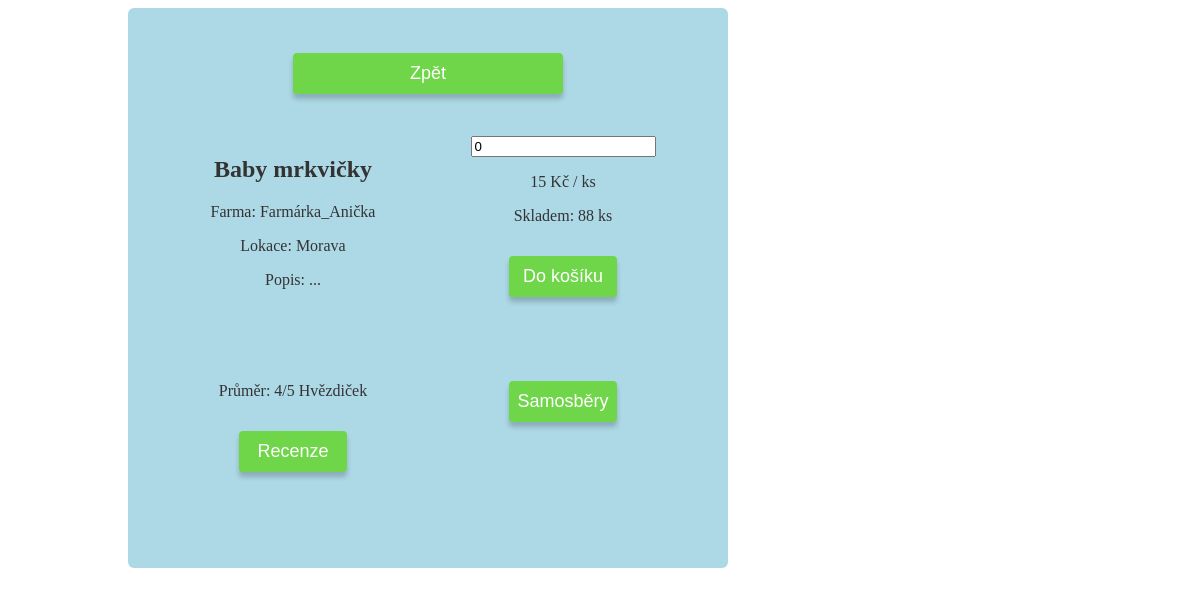
Page /productdetail.php?detail=4 on the committed database.
### tables this page shows
CREATE TABLE SPECIFIC_CROP(
    CROPID INT(64) NOT NULL PRIMARY KEY AUTO_INCREMENT,
    CROP_NAME VARCHAR(64) NOT NULL,
    CROP VARCHAR(64) NOT NULL,
    CATEGORY VARCHAR(64) NOT NULL,
    AMOUNT INT(64) DEFAULT 0,
    PRICE FLOAT(10) DEFAULT 0,
    PER_UNIT VARCHAR(2) NOT NULL DEFAULT "kg",
    PHOTO_URL VARCHAR(128),
    DESCRIPTION VARCHAR(128),
    CROPLOCATION VARCHAR(64) NOT NULL,
    FARMER VARCHAR(64) NOT NULL,
    FOREIGN KEY (FARMER) REFERENCES FARMERS(LOGIN),
    FOREIGN KEY (CATEGORY) REFERENCES CATEGORY(CATEGORY),
    FOREIGN KEY (FARMER) REFERENCES FARMERS(LOGIN)
);

### services.php (called while the page is built, shortened)
<?php
class AccountService
{
    private $pdo;
    function __construct()
    {
        $this->pdo = $this->connect_db();
    }
    function connect_db()
    {
        $dsn = 'mysql:host=localhost;dbname=zelnytrh';
        $username = 'root';
        $password = 'passwd';
        $options = array(PDO::MYSQL_ATTR_INIT_COMMAND => 'SET NAMES utf8');
        $pdo = new PDO($dsn, $username, $password, $options);
        return $pdo;
    }
    function get($table, $what, $condition)
    {
        $query = $this->pdo->prepare("SELECT " . $what . " FROM " . $table . " WHERE " . $condition . ";");
        $query->execute();
        return $query;
    }
}

### productdetail.php (the view, shortened to what this page needs)
<?php
require_once "services.php";
class ProductDetail
{
    private $id;
    private $db;
    public function __construct($id)
    {
        $this->id = $id;
        $this->db = new AccountService();
    }
    public function getName()
    {
        $getname = $this->db->get("SPECIFIC_CROP", "CROP_NAME", "CROPID=" . $this->id);
        $name = $getname->fetch();
        echo "<h2>" . $name[0] . "</h2>";
    }
    public function getLocation()
    {
        $getlocation = $this->db->get("SPECIFIC_CROP", "CROPLOCATION", "CROPID=" . $this->id);
        $location = $getlocation->fetch();
        echo "<p>Lokace: " . $location[0] . "</p>";
    }
    public function getFarmer()
    {
        $gettext = $this->db->get("SPECIFIC_CROP", "FARMER", "CROPID=" . $this->id);
        $text = $gettext->fetch();
        echo "<p>Farma: " . $text[0] . "</p>";
    }
    public function getDescript()
    {
        $gettext = $this->db->get("SPECIFIC_CROP", "DESCRIPTION", "CROPID=" . $this->id);
        $text = $gettext->fetch();
        echo "<p>Popis: " . $text[0] . "</p>";
    }
    public function getPrice()
    {
        $getprice = $this->db->get("SPECIFIC_CROP", "PRICE", "CROPID=" . $this->id);
        $price = $getprice->fetch();
        $getunit = $this->db->get("SPECIFIC_CROP", "PER_UNIT", "CROPID=" . $this->id);
        $unit = $getunit->fetch();
        echo "<p>"  . $price[0] . " Kč / " . $unit[0] ."</p>";
    }
    public function getavailable()
    {
        $getamount = $this->db->get("SPECIFIC_CROP", "AMOUNT", "CROPID=" . $this->id);
        $amount = $getamount->fetch();
        $getunit = $this->db->get("SPECIFIC_CROP", "PER_UNIT", "CROPID=" . $this->id);
        $unit = $getunit->fetch();
        echo "<p>Skladem: "  . $amount[0] . " " . $unit[0] ."</p>";
    }
    public function getAvgRatings()
    {
        $getstars = $this->db->get("RATING", "STARS", "CROP=" . $this->id);
        $stars = $getstars->fetch();
        $count = $getstars->rowCount();
        $sum = 0;
        $avg = 0;
        for ($i = 0; $i < $count; $i++) {
            $sum += $stars[0];
            $stars = $getstars->fetch();
        }
        if($count != 0){
            $avg = $sum / $count;
        }
        echo "<p>Průměr: " . round($avg, 0) . "/5 Hvězdiček </p>";
    }
    public function addAmount()
    {
        $amount = 0;
        $crop = $this->id;
        echo '<button type="submit" class="buythis" onclick="buyproduct(' . $amount . ',' . $crop . ')">Do košíku</button>';
    }
}
$product = new ProductDetail($_GET['detail']);
?>
<head>
	<link rel="stylesheet" href="productstyle.css">
</head>
    <div class="detail-container">
        <div class="detail">
            <a href="index3.php"><button id="myBtn" class="back">Zpět</button></a>
			<div class="detail-column detail-left">
                <?php
                    $product->getName();
                    $product->getFarmer();
                    $product->getLocation();
                    $product->getDescript();
                ?>
			</div>
			<div class="detail-column detail-right">
                <input type="number" id="myText" min="1" value="0">
                <?php
                    $product->getPrice();
                    $product->getavailable();
                    $product->addAmount();
                    ?>
			</div>
            <div class="detail-column detail-left">
                <?php $product->getAvgRatings(); ?>
			    <button type="submit" class="harvest" onclick="openReview()">Recenze</button>
		    </div>
		    <div class="detail-column detail-right">
			    <button type="submit" class="harvest" onclick="openHarvest()">Samosběry</button>
            </div>
        </div>
    </div>

### productstyle.css (style rules this page uses)
.detail-container { background-color: transparent; width: 100%; height: 100vh; display: flex; align-items: top; justify-content: top; position: absolute; z-index: 2; }
.harvest { padding: 10px 60px; background: #fff; border: 0; outline: none; cursor: pointer; font-size: 22px; font-weight: 500; border-radius: 30px; box-sizing: border-box; }
.detail { margin: 0% 30% 20% 10%; width: 50%; height: 70%; background-color:#add8e6; border-radius: 6px; position: absolute; z-index: 1; text-align: center; padding: 30px; color: #333; display: block; box-sizing: border-box; overflow: auto; }
.detail-column { background-color:#add8e6; width: 540px; float: left; align-items: center; justify-content: center; display: block }
.detail-left { background-color: transparent; width: 40%; margin: 5%; }
.detail-right { background-color: transparent; width: 40%; margin: 5%; }
.detail button { width: 50%; padding: 10px 0; margin: 15px; background: #6fd649; color: #fff; border: 0; outline: none; font-size: 18px; border-radius: 4px; cursor: pointer; box-shadow: 0 5px 5px rgba(0, 0, 0, 0.2); align-items: center; bottom: 0; }

### rows in the picture
specific_crop: CROP_NAME "Baby mrkvičky", FARMER "Farmárka_Anička", CROPLOCATION "Morava", DESCRIPTION "...", PRICE "15", PER_UNIT "ks", AMOUNT "88"

### other values in the picture
$avg "4"
